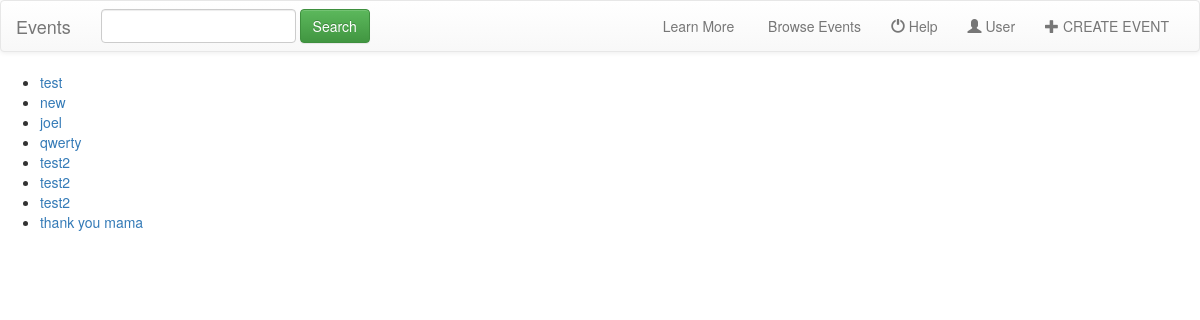
The app's page /, older data.
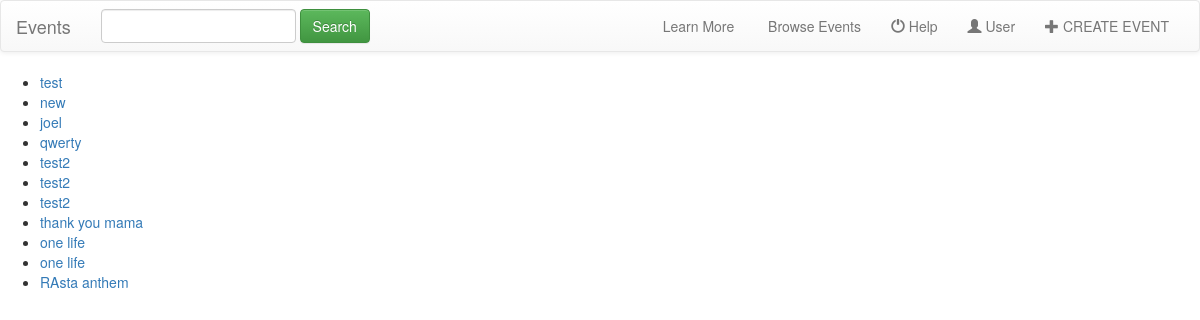
The same page, newer data.
### Event/models.py (models this page shows, shortened)
class Event(models.Model):
    Event_title = models.CharField(max_length=200)
    Location = models.CharField(max_length=100)
    time = models.CharField(max_length=40)
    Event_type = models.CharField(max_length=300)
    Event_topic = models.CharField(max_length=250)
    ticket_type = models.CharField(max_length=200, default=False)
    Event_image = models.FileField(null=False, blank=False)
    Event_detail = models.CharField(max_length=1000)
    Organizer_name = models.CharField(max_length=100,null=False)
    updated = models.DateTimeField(auto_now=True,auto_now_add=False)
    timestamp = models.DateTimeField(auto_now=False,auto_now_add=True)

### Event/views.py (the view)
# urls.py: url(r'^$', views.IndexView.as_view(), name='index'),
class IndexView(generic.ListView):
    template_name = 'Event/index.html'
    def get_queryset(self):
        return Event.objects.all()

### Event/templates/Event/index.html
{% extends 'Event/base.html' %}
{%  block content %}
<ul>
    {% for event in object_list %}
    <li><a href="{% url 'Event:detail' event.id %}"> {{ event.Event_title }}  </a> </li>
    {% endfor %}
</ul>
{% endblock %}

Row changes from the older to the newer data that the page shows:
added Event: Event_title "one life"
added Event: Event_title "one life"
added Event: Event_title "RAsta anthem"
